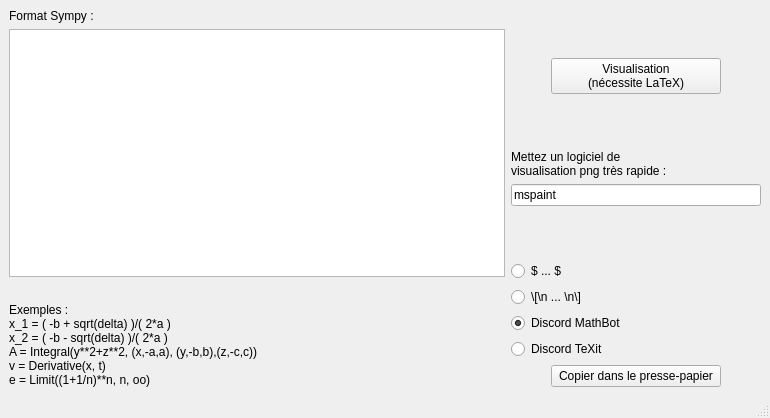
<?xml version="1.0" encoding="UTF-8"?>
<ui version="4.0">
 <class>MainWindow</class>
 <widget class="QMainWindow" name="MainWindow">
  <property name="geometry">
   <rect>
    <x>0</x>
    <y>0</y>
    <width>770</width>
    <height>418</height>
   </rect>
  </property>
  <property name="windowTitle">
   <string>SymPy2LaTeX</string>
  </property>
  <widget class="QWidget" name="centralwidget">
   <layout class="QGridLayout" name="gridLayout">
    <item row="0" column="0">
     <layout class="QHBoxLayout" name="horizontalLayout_4">
      <item>
       <layout class="QVBoxLayout" name="verticalLayout_2">
        <property name="sizeConstraint">
         <enum>QLayout::SetMinimumSize</enum>
        </property>
        <item>
         <widget class="QLabel" name="label_3">
          <property name="text">
           <string>Format Sympy :</string>
          </property>
         </widget>
        </item>
        <item>
         <widget class="QTextEdit" name="inputUser"/>
        </item>
        <item>
         <spacer name="horizontalSpacer_7">
          <property name="orientation">
           <enum>Qt::Horizontal</enum>
          </property>
          <property name="sizeType">
           <enum>QSizePolicy::Expanding</enum>
          </property>
          <property name="sizeHint" stdset="0">
           <size>
            <width>40</width>
            <height>20</height>
           </size>
          </property>
         </spacer>
        </item>
        <item>
         <widget class="QLabel" name="label_2">
          <property name="text">
           <string>Exemples :
x_1 = ( -b + sqrt(delta) )/( 2*a )
x_2 = ( -b - sqrt(delta) )/( 2*a )
A = Integral(y**2+z**2, (x,-a,a), (y,-b,b),(z,-c,c))
v = Derivative(x, t)
e = Limit((1+1/n)**n, n, oo)</string>
          </property>
         </widget>
        </item>
       </layout>
      </item>
      <item>
       <layout class="QVBoxLayout" name="verticalLayout_3">
        <item>
         <spacer name="verticalSpacer_2">
          <property name="orientation">
           <enum>Qt::Vertical</enum>
          </property>
          <property name="sizeHint" stdset="0">
           <size>
            <width>20</width>
            <height>40</height>
           </size>
          </property>
         </spacer>
        </item>
        <item>
         <layout class="QHBoxLayout" name="horizontalLayout_3">
          <item>
           <spacer name="horizontalSpacer">
            <property name="orientation">
             <enum>Qt::Horizontal</enum>
            </property>
            <property name="sizeType">
             <enum>QSizePolicy::Minimum</enum>
            </property>
            <property name="sizeHint" stdset="0">
             <size>
              <width>40</width>
              <height>20</height>
             </size>
            </property>
           </spacer>
          </item>
          <item>
           <widget class="QPushButton" name="generate">
            <property name="text">
             <string>Visualisation 
(nécessite LaTeX)</string>
            </property>
           </widget>
          </item>
          <item>
           <spacer name="horizontalSpacer_2">
            <property name="orientation">
             <enum>Qt::Horizontal</enum>
            </property>
            <property name="sizeType">
             <enum>QSizePolicy::Minimum</enum>
            </property>
            <property name="sizeHint" stdset="0">
             <size>
              <width>40</width>
              <height>20</height>
             </size>
            </property>
           </spacer>
          </item>
         </layout>
        </item>
        <item>
         <spacer name="verticalSpacer">
          <property name="orientation">
           <enum>Qt::Vertical</enum>
          </property>
          <property name="sizeHint" stdset="0">
           <size>
            <width>20</width>
            <height>40</height>
           </size>
          </property>
         </spacer>
        </item>
        <item>
         <widget class="QLabel" name="label">
          <property name="text">
           <string>Mettez un logiciel de 
visualisation png très rapide :</string>
          </property>
         </widget>
        </item>
        <item>
         <layout class="QHBoxLayout" name="horizontalLayout_2">
          <item>
           <widget class="QLineEdit" name="viewer">
            <property name="sizePolicy">
             <sizepolicy hsizetype="Maximum" vsizetype="Fixed">
              <horstretch>0</horstretch>
              <verstretch>0</verstretch>
             </sizepolicy>
            </property>
            <property name="minimumSize">
             <size>
              <width>250</width>
              <height>0</height>
             </size>
            </property>
            <property name="maximumSize">
             <size>
              <width>400</width>
              <height>16777215</height>
             </size>
            </property>
            <property name="text">
             <string>mspaint</string>
            </property>
            <property name="readOnly">
             <bool>false</bool>
            </property>
           </widget>
          </item>
         </layout>
        </item>
        <item>
         <spacer name="verticalSpacer_3">
          <property name="orientation">
           <enum>Qt::Vertical</enum>
          </property>
          <property name="sizeHint" stdset="0">
           <size>
            <width>20</width>
            <height>40</height>
           </size>
          </property>
         </spacer>
        </item>
        <item>
         <layout class="QVBoxLayout" name="verticalLayout">
          <property name="sizeConstraint">
           <enum>QLayout::SetMaximumSize</enum>
          </property>
          <item>
           <widget class="QRadioButton" name="TeX_Inline">
            <property name="text">
             <string>$ ... $</string>
            </property>
           </widget>
          </item>
          <item>
           <widget class="QRadioButton" name="TeX_Displayed">
            <property name="text">
             <string>\[\n ... \n\]</string>
            </property>
           </widget>
          </item>
          <item>
           <widget class="QRadioButton" name="TeX_MathBot">
            <property name="text">
             <string>Discord MathBot</string>
            </property>
            <property name="checked">
             <bool>true</bool>
            </property>
           </widget>
          </item>
          <item>
           <widget class="QRadioButton" name="TeX_TeXit">
            <property name="text">
             <string>Discord TeXit</string>
            </property>
           </widget>
          </item>
         </layout>
        </item>
        <item>
         <layout class="QHBoxLayout" name="horizontalLayout">
          <item>
           <spacer name="horizontalSpacer_5">
            <property name="orientation">
             <enum>Qt::Horizontal</enum>
            </property>
            <property name="sizeType">
             <enum>QSizePolicy::Minimum</enum>
            </property>
            <property name="sizeHint" stdset="0">
             <size>
              <width>40</width>
              <height>20</height>
             </size>
            </property>
           </spacer>
          </item>
          <item>
           <widget class="QPushButton" name="copy">
            <property name="text">
             <string>Copier dans le presse-papier</string>
            </property>
           </widget>
          </item>
          <item>
           <spacer name="horizontalSpacer_6">
            <property name="orientation">
             <enum>Qt::Horizontal</enum>
            </property>
            <property name="sizeType">
             <enum>QSizePolicy::Minimum</enum>
            </property>
            <property name="sizeHint" stdset="0">
             <size>
              <width>40</width>
              <height>20</height>
             </size>
            </property>
           </spacer>
          </item>
         </layout>
        </item>
       </layout>
      </item>
     </layout>
    </item>
   </layout>
  </widget>
  <widget class="QMenuBar" name="menubar">
   <property name="geometry">
    <rect>
     <x>0</x>
     <y>0</y>
     <width>770</width>
     <height>34</height>
    </rect>
   </property>
  </widget>
  <widget class="QStatusBar" name="statusbar"/>
 </widget>
 <resources/>
 <connections/>
</ui>
